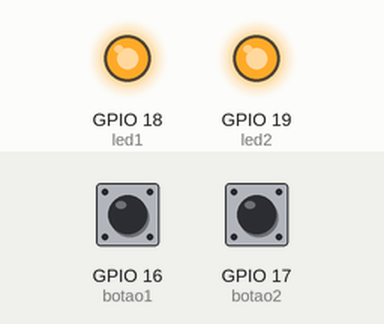
This program was run on a simulated ESP32 board running MicroPython. On the bench: output pins drawn as LEDs (lit = HIGH). Inputs (shaded band) come from the test bench; at power-on: GPIO 16 (botao1) HIGH, GPIO 17 (botao2) HIGH.

Above: at 1.2 s.
1.3 s: GPIO 16 (botao1) pulled LOW for 0.15 s
At 2.2 s:
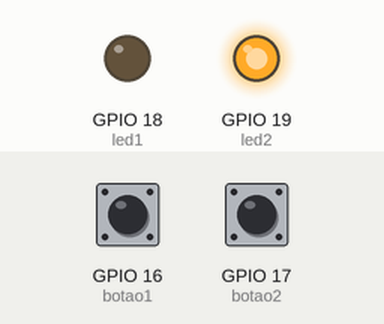
2.9 s: GPIO 16 (botao1) pulled LOW for 1 s
At 3.5 s:
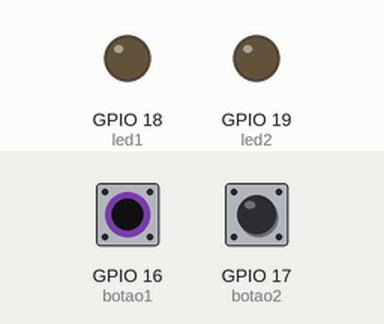
5.4 s: GPIO 16 (botao1) pulled LOW for 3.2 s
At 6.8 s:
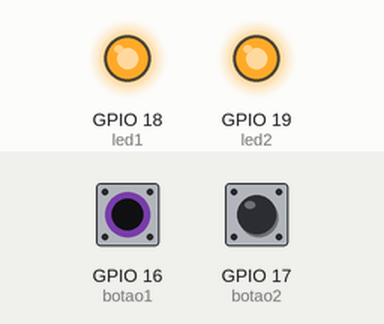
Timing chart, 0 to 8.4 s (numbered marks = the images above; inputs shaded):
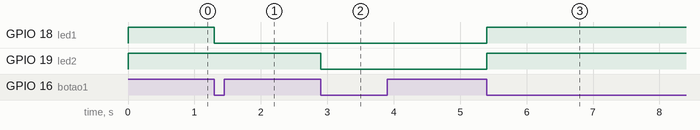

Measured:
- after the input at 1.3 s, GPIO 18 (led1): HIGH → LOW at once
- after the input at 2.9 s, GPIO 19 (led2): HIGH → LOW at once
- after the input at 5.4 s, GPIO 18 (led1), GPIO 19 (led2): LOW → HIGH at once

The program:

Case7.py
```python
#Importa a biblioteca para definir a função do pino
from machine import Pin

#CONSTANTES PARA O PROGRAMA
LED_LIGADO = 0
LED_DESLIGADO = 1
BOTAO_LIGADO = 0
BOTAO_DESLIGADO = 1

#Define onde está o LED1
led1 = Pin(18, Pin.OUT, value = LED_DESLIGADO)
led2 = Pin(19, Pin.OUT, value = LED_DESLIGADO)
botao1 = Pin(16, Pin.IN, Pin.PULL_UP)
botao2 = Pin(17, Pin.IN, Pin.PULL_UP)


#Tira uma foto do estado do botão (ligado ou desligado)
foto_do_botao_1 = botao1.value()
foto_do_botao_2 = botao2.value()
#Conta a quantidade de vezes que o botão foi acionado
contagem_de_pulsos = 0
while True:
    #Verifica se o botão mudou em relação a foto
    if botao1.value() != foto_do_botao_1:
        #Atualiza a foto
        foto_do_botao_1 = botao1.value()
        #verifica se o botão está ligado
        if foto_do_botao_1 == BOTAO_LIGADO:
            contagem_de_pulsos = contagem_de_pulsos + 1
    #Verifica se o botão mudou em relação a foto
    if botao2.value() != foto_do_botao_2:
        #Atualiza a foto
        foto_do_botao_2 = botao2.value()
        #verifica se o botão está ligado
        if foto_do_botao_2 == BOTAO_LIGADO:
            contagem_de_pulsos = 0
    #Verifica o estado da contagem
    if contagem_de_pulsos == 0:
        led1.value(LED_DESLIGADO)
        led2.value(LED_DESLIGADO)
    elif contagem_de_pulsos == 1:
        led1.value(LED_LIGADO)
    elif contagem_de_pulsos == 2:
        led2.value(LED_LIGADO)
    else:
        contagem_de_pulsos = 0
```
